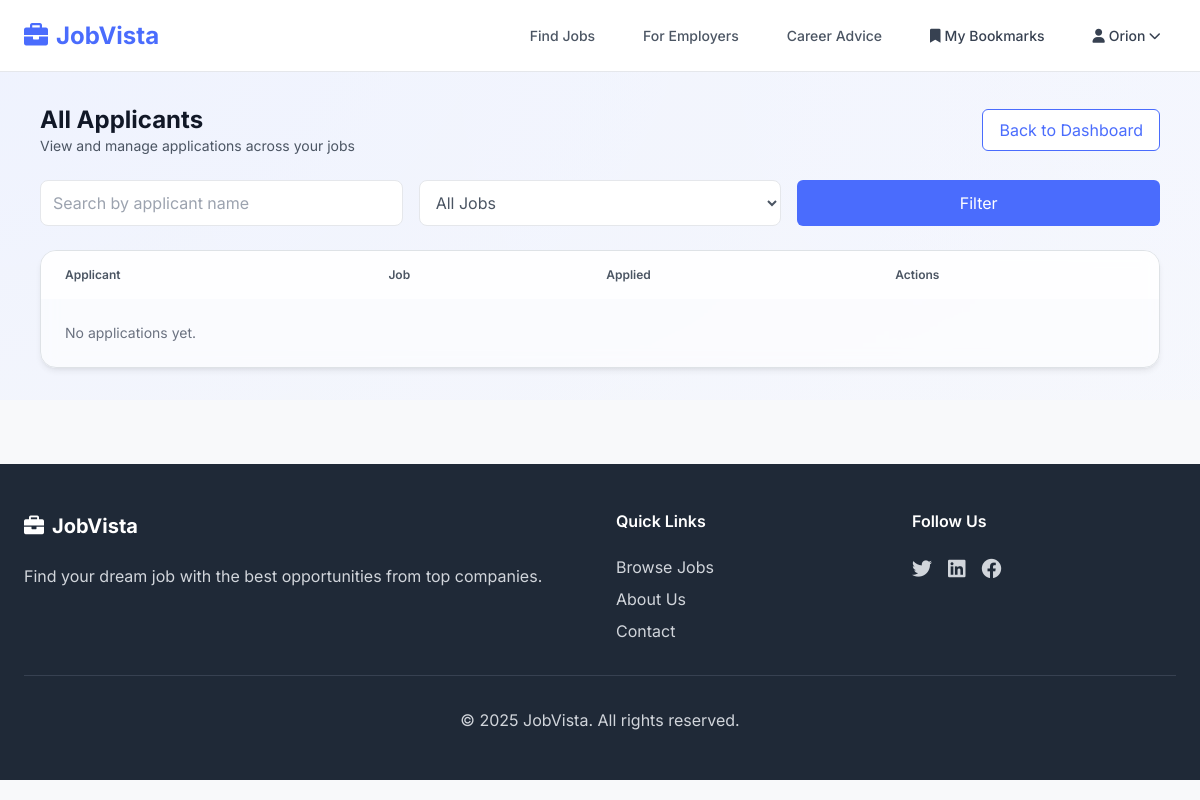
The app's page /company/applicants/ (signed in), older data.
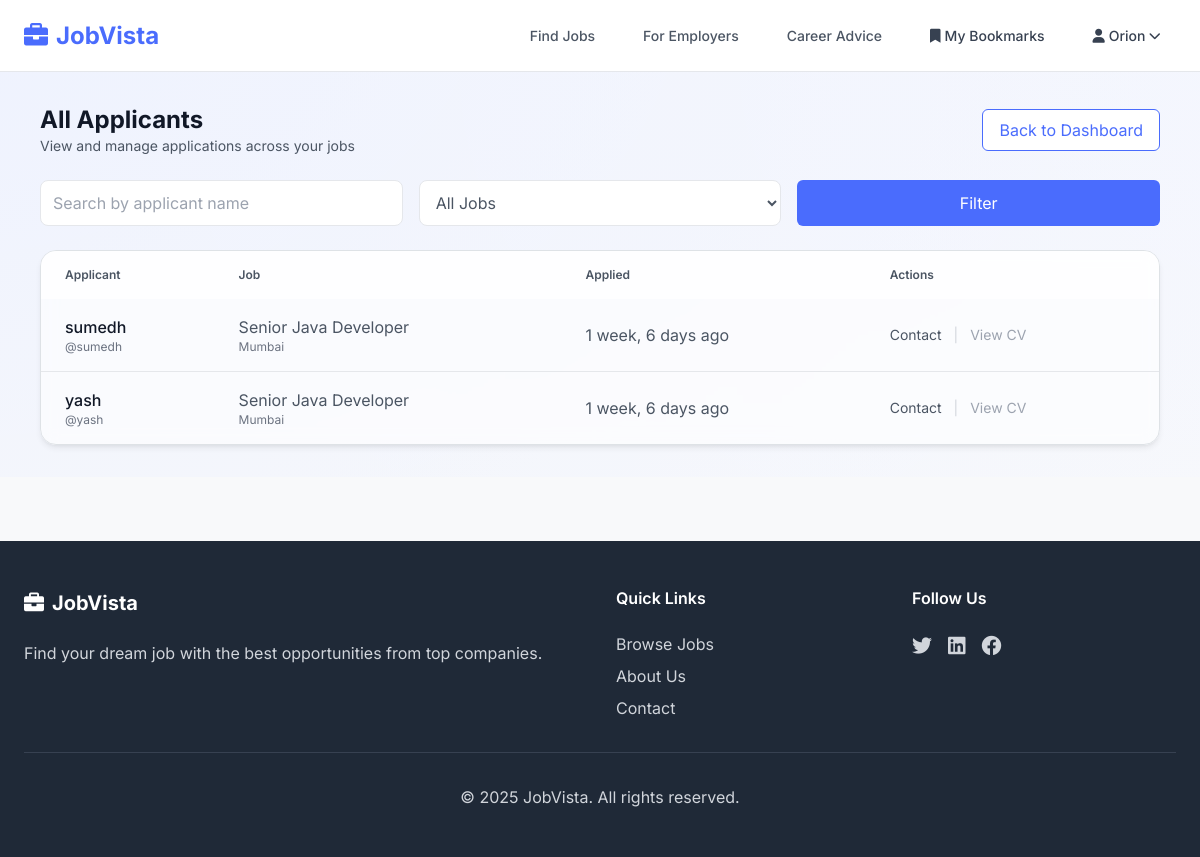
The same page, newer data.
### jobs/models.py (models this page shows, shortened)
class ApplyForJob(models.Model):
    STATUS_CHOICES = [
        ('new', 'New Applicant'),
        ('screening', 'Screening'),
        ('interviewing', 'Interviewing'),
        ('offer', 'Offer'),
        ('hired', 'Hired'),
        ('rejected', 'Rejected'),
    ]
    user = models.ForeignKey(User, on_delete=models.CASCADE, related_name='applied')
    job = models.ForeignKey(Job, on_delete=models.CASCADE, related_name='applied')
    status = models.CharField(max_length=20, choices=STATUS_CHOICES, default='new')
    created_at = models.DateTimeField(auto_now_add=True)
    class Meta:
        unique_together = ('user', 'job')
        verbose_name = "Job application"
        verbose_name_plural = "Job applications"

class Job(models.Model):
    EMPLOYMENT_TYPES = [
        ('full_time', 'Full Time'),
        ('part_time', 'Part Time'),
        ('contract', 'Contract'),
        ('internship', 'Internship'),
        ('freelance', 'Freelance'),
    ]
    EXPERIENCE_LEVELS = [
        ('entry', 'Entry Level'),
        ('mid', 'Mid Level'),
        ('senior', 'Senior Level'),
        ('executive', 'Executive'),
    ]
    title = models.CharField(max_length=200)
    slug = models.SlugField(unique=True)
    company = models.ForeignKey(Company, on_delete=models.CASCADE, related_name='jobs')
    category = models.ForeignKey(JobCategory, on_delete=models.CASCADE, related_name='jobs')
    description = models.TextField()
    requirements = models.TextField()
    responsibilities = models.TextField()
    salary_min = models.DecimalField(max_digits=10, decimal_places=2, blank=True, null=True)
    salary_max = models.DecimalField(max_digits=10, decimal_places=2, blank=True, null=True)
    employment_type = models.CharField(max_length=20, choices=EMPLOYMENT_TYPES)
    experience_level = models.CharField(max_length=20, choices=EXPERIENCE_LEVELS)
    location = models.CharField(max_length=200)
    remote_available = models.BooleanField(default=False)
    is_active = models.BooleanField(default=True)
    application_deadline = models.DateTimeField(blank=True, null=True)
    created_at = models.DateTimeField(auto_now_add=True)
    updated_at = models.DateTimeField(auto_now=True)
    def get_absolute_url(self):
        return reverse('job_detail', kwargs={'slug': self.slug})
    class Meta:
        ordering = ['-created_at']

### jobs/views.py (the view)
# urls.py: path('company/applicants/', company_applicants, name='company_applicants'),
@login_required
def company_applicants(request):
    custom_user = getattr(request.user, 'customuser', None)
    company = getattr(custom_user, 'company', None) if custom_user else None
    if not company:
        messages.info(request, 'Please complete your company profile first.')
        return redirect('profile_completion')
    qs = ApplyForJob.objects.select_related('user', 'job').filter(job__company=company)
    job_id = request.GET.get('job')
    if job_id:
        qs = qs.filter(job_id=job_id)
    search = request.GET.get('q', '').strip()
    if search:
        qs = qs.filter(
            Q(user__username__icontains=search) |
            Q(user__first_name__icontains=search) |
            Q(user__last_name__icontains=search)
        )
    applications = qs.order_by('-created_at')
    jobs = company.jobs.order_by('-created_at')
    context = {
        'company': company,
        'applications': applications,
        'jobs': jobs,
        'q': search,
        'selected_job_id': job_id or '',
    }
    return render(request, 'Company/applicants.html', context)

### templates/Company/applicants.html (shortened to what this page needs)
{% extends 'base.html' %}
{% block content %}
<div class="w-full px-6 lg:px-10 py-8" style="background: radial-gradient(1600px 900px at -10% -20%, #EEF2FF, transparent), radial-gradient(1400px 800px at 120% 0%, #F5F7FF, transparent);">
  <div class="max-w-7xl mx-auto">
    <div class="flex items-center justify-between mb-6">
      <div>
        <h1 class="text-2xl font-bold" style="color: var(--text-heading);">All Applicants</h1>
        <p class="text-sm text-gray-600">View and manage applications across your jobs</p>
      </div>
      <div class="flex items-center gap-3">
        <a href="{% url 'company_view' %}" class="btn-secondary-brand px-3 py-2 rounded-md">Back to Dashboard</a>
      </div>
    </div>
    <form method="get" class="mb-4 grid grid-cols-1 md:grid-cols-3 gap-3">
      <input type="text" name="q" value="{{ q }}" class="input w-full" placeholder="Search by applicant name" />
      <select name="job" class="input w-full">
        <option value="">All Jobs</option>
      </select>
      <button type="submit" class="btn-primary-brand px-4 py-2 rounded-md">Filter</button>
    </form>
    <div class="backdrop-blur bg-white/60 border rounded-2xl card-shadow overflow-hidden" style="border-color:#ffffff33;">
      <table class="min-w-full">
        <thead>
          <tr class="bg-white/70">
            <th class="px-4 py-3 text-left text-xs font-semibold text-gray-600">Applicant</th>
            <th class="px-4 py-3 text-left text-xs font-semibold text-gray-600">Job</th>
            <th class="px-4 py-3 text-left text-xs font-semibold text-gray-600">Applied</th>
            <th class="px-4 py-3 text-left text-xs font-semibold text-gray-600">Actions</th>
          </tr>
        </thead>
        <tbody class="divide-y" style="border-color: var(--border);">
          {% for app in applications %}
            <tr class="hover:bg-white/70 transition-colors cursor-pointer" onclick="window.location='{% url 'company_applicant_detail' app.id %}'">
              <td class="px-4 py-3">
                <span class="font-medium" style="color: var(--text-heading);">{{ app.user.get_full_name|default:app.user.username }}</span>
                <div class="text-xs text-gray-500">@{{ app.user.username }}</div>
              </td>
              <td class="px-4 py-3">
                <a href="{{ app.job.get_absolute_url }}" class="link">{{ app.job.title }}</a>
                <div class="text-xs text-gray-500">{{ app.job.location }}</div>
              </td>
              <td class="px-4 py-3">{{ app.created_at|timesince }} ago</td>
              <td class="px-4 py-3 text-sm space-x-2">
                <a class="link" href="mailto:{{ app.user.email }}">Contact</a>
                <span class="text-gray-300">|</span>
                <span class="text-gray-400">View CV</span>
              </td>
            </tr>
          {% empty %}
            <tr>
              <td colspan="4" class="px-4 py-6 text-sm text-gray-500">No applications yet.</td>
            </tr>
          {% endfor %}
        </tbody>
      </table>
    </div>
  </div>
  </div>
{% endblock %}

Row changes from the older to the newer data that the page shows:
added ApplyForJob: user.get_full_name "sumedh", user.username "sumedh", job "Senior Java Developer", job.location "Mumbai", created_at "1 week, 6 days"
added ApplyForJob: user.get_full_name "yash", user.username "yash", job "Senior Java Developer", job.location "Mumbai", created_at "1 week, 6 days"
Text that changed along with them:
text no longer shown: "No applications yet."
